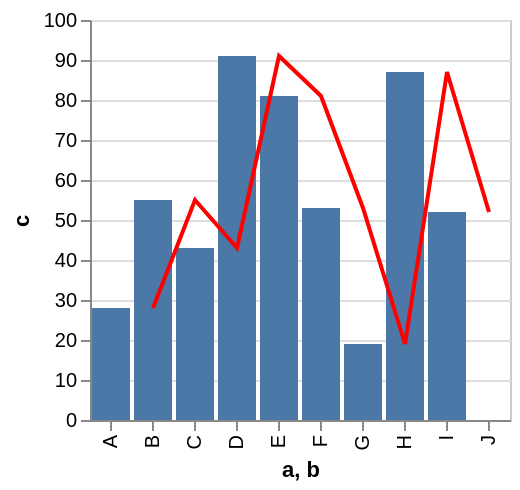

Express this chart as Vega-Lite.
### Vega specification from a JSON file in a GitHub repository (floating-point values rounded to 4 significant figures)
{"$schema": "https://vega.github.io/schema/vega/v3.0.json", "autosize": "pad", "padding": 5, "encode": {"update": {"stroke": {"value": "#ccc"}, "fill": {"value": "transparent"}}}, "data": [{"name": "source_0", "values": [{"a": "A", "b": "B", "c": 28}, {"a": "B", "b": "C", "c": 55}, {"a": "C", "b": "D", "c": 43}, {"a": "D", "b": "E", "c": 91}, {"a": "E", "b": "F", "c": 81}, {"a": "F", "b": "G", "c": 53}, {"a": "G", "b": "H", "c": 19}, {"a": "H", "b": "I", "c": 87}, {"a": "I", "b": "J", "c": 52}]}, {"name": "data_1", "source": "source_0", "transform": [{"type": "formula", "expr": "toNumber(datum[\"c\"])", "as": "c"}, {"type": "filter", "expr": "datum[\"c\"] !== null && !isNaN(datum[\"c\"])"}]}, {"name": "data_2", "source": "source_0", "transform": [{"type": "formula", "expr": "toNumber(datum[\"c\"])", "as": "c"}, {"type": "filter", "expr": "datum[\"c\"] !== null && !isNaN(datum[\"c\"])"}, {"type": "collect", "sort": {"field": "b", "order": "descending"}}]}], "signals": [{"name": "x_step", "value": 21}, {"name": "width", "update": "bandspace(domain('x').length, 0.1, 0.05) * x_step"}, {"name": "height", "update": "200"}], "marks": [{"name": "layer_0_marks", "type": "rect", "role": "bar", "from": {"data": "data_1"}, "encode": {"update": {"x": {"scale": "x", "field": "a"}, "width": {"scale": "x", "band": true}, "y": {"scale": "y", "field": "c"}, "y2": {"scale": "y", "value": 0}, "fill": {"value": "#4c78a8"}}}, "clip": true}, {"name": "layer_1_marks", "type": "line", "from": {"data": "data_2"}, "encode": {"update": {"x": {"scale": "x", "field": "b", "band": 0.5}, "y": {"scale": "y", "field": "c"}, "stroke": {"value": "red"}}}, "clip": true}], "scales": [{"name": "x", "type": "band", "domain": {"fields": [{"data": "data_1", "field": "a"}, {"data": "data_2", "field": "b"}], "sort": true}, "range": {"step": {"signal": "x_step"}}, "round": true, "paddingInner": 0.1, "paddingOuter": 0.05}, {"name": "y", "type": "linear", "domain": {"fields": [{"data": "data_1", "field": "c"}, {"data": "data_2", "field": "c"}], "sort": true}, "range": [{"signal": "height"}, 0], "round": true, "nice": true, "zero": true}], "axes": [{"scale": "x", "orient": "bottom", "tickCount": 5, "title": "a, b", "zindex": 1, "encode": {"labels": {"update": {"angle": {"value": 270}, "align": {"value": "right"}, "baseline": {"value": "middle"}}}}}, {"scale": "y", "maxExtent": 25, "minExtent": 25, "orient": "left", "title": "c", "zindex": 1}, {"scale": "y", "domain": false, "grid": true, "labels": false, "orient": "left", "ticks": false, "zindex": 0, "gridScale": "x"}]}
